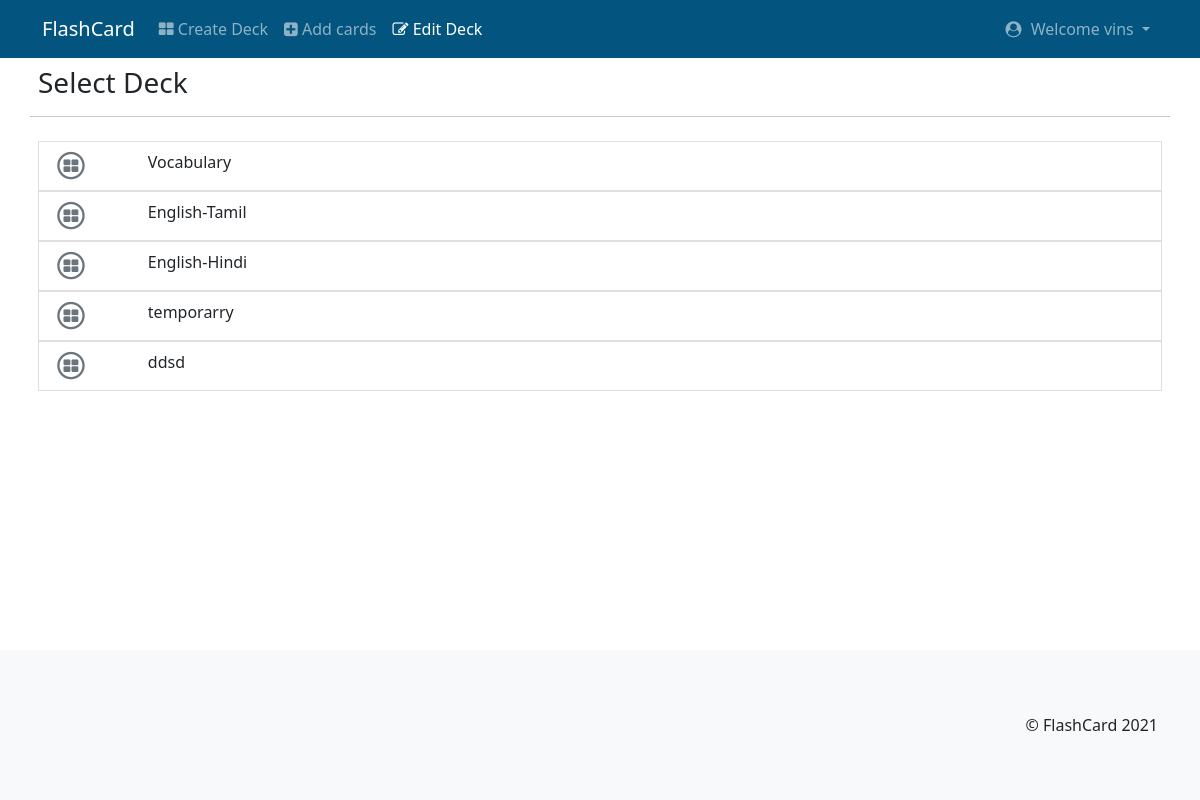
The page /dashboard/1/edit_deck (signed in) on the database its author committed.
### application/model.py (models this page shows)
class User(db.Model):
    __tablename__ = 'user'
    user_id = db.Column(db.Integer, autoincrement=True, primary_key=True)
    user_name = db.Column(db.String, unique=True, nullable=False)
    user_fullname = db.Column(db.String, nullable=False)
    user_email = db.Column(db.String, unique=True, nullable=False)
    user_password = db.Column(db.String, nullable=False)
    decks = db.relationship('UDecks', cascade='all,delete', backref='user')

class Deck(db.Model):
    __tablename__ = 'deck'
    d_id = db.Column(db.Integer, autoincrement=True, primary_key=True)
    d_name = db.Column(db.String, nullable=False)
    d_score = db.Column(db.Integer, default=0)
    d_review_time = db.Column(db.DateTime, default=None)
    cards = db.relationship('DCards', cascade='all,delete', backref='deck')

### application/controllers.py (the view)
@app.route("/dashboard/<int:userId>/edit_deck")
def edit_deck_page(userId):
    if loginService.LoginService().loggedin():
        return redirect('/')
    u1 = User.query.filter_by(user_id=userId).first()
    decks_name = get_details(u_id=userId, ret=1)
    return render_template("edit_deck_page.html", decks_name=decks_name, u1=u1,
                           notification=notification.NService().getMessage())

### application/controllers.py (called while the page is built, shortened)
def get_details(u_id=0, d_id=0, c_id=0, ret=0):
    if ret == 1:
        u = User.query.filter_by(user_id=u_id).first()
        user_decks_ids = [i.d_id for i in u.decks]
        user_decks = {}
        for i in user_decks_ids:
            d = Deck.query.filter_by(d_id=i).first()
            user_decks[d.d_id] = [d.d_name, d.d_score,
                                  d.d_review_time.strftime('%c') if d.d_review_time is not None else '', len(d.cards)]
        return user_decks

### application/loginService.py (called while the page is built)
    def loggedin(self):
        return self.SESSION_ID == 0

### application/notification.py (called while the page is built)
    def getMessage(self):
        if len(self.M_TO_BE_SHOWN) > 0:
            return self.M_TO_BE_SHOWN.pop(0)
        else:
            return ""

### templates/edit_deck_page.html (shortened to what this page needs)
<!DOCTYPE html>
<html lang="en">
<head>
    <link rel="stylesheet" type="text/css" href="{{ url_for('static', filename='bootstrap/css/bootstrap.min.css') }}"/>
    <link rel="stylesheet" type="text/css" href="{{ url_for('static', filename='style.css') }}"/>
    <link rel="stylesheet" type="text/css" href="{{ url_for('static', filename='fontawesome/font-awesome.min.css') }}"/>
</head>
<body>
<nav class="navbar navbar-expand-lg navbar-dark " style="background-color: #03557f">
    <div class="container">
        <a class="navbar-brand" href="/dashboard/{{ u1.user_id }}">FlashCard</a>
        <div class="collapse navbar-collapse" id="navbarSupportedContent">
            <ul class="navbar-nav me-auto mb-2 mb-lg-0">
                <li class="nav-item">
                    <a class="nav-link " aria-current="page" href="/dashboard/{{ u1.user_id }}/create_deck">
                        <i class="fa fa-th-large"></i> Create Deck</a>
                </li>
                <li class="nav-item">
                    <a class="nav-link" href="/dashboard/{{ u1.user_id }}/add_cards">
                        <i class="fa fa-plus-square"></i> Add cards</a>
                </li>
                <li class="nav-item">
                    <a class="nav-link active" href="/dashboard/{{ u1.user_id }}/edit_deck">
                        <i class="fa fa-edit"></i> Edit Deck</a>
                </li>
            </ul>
            <ul class="navbar-nav  mb-2 mb-lg-0">
                <li class="nav-item dropdown">
                    <a class="nav-link dropdown-toggle" href="#" id="navbarDropdownMenuLink" role="button"
                       data-bs-toggle="dropdown" aria-expanded="false">
                        <i class="fa fa-user-circle" style="margin: 5px"> </i> Welcome {{ u1.user_name }}
                    </a>
                </li>
            </ul>
        </div>
    </div>
</nav>
<div class="container flash-card-main-body">
    <div class="row">
        <div class="p-md-2 ">
            <h3> Select Deck </h3>
        </div>
        <hr>
        <div class="col-lg p-lg-2">
            <ul class="list-group">
                {% for i in decks_name %}
                    <a href="/dashboard/{{ u1.user_id }}/edit_deck/{{ i }}" style="text-decoration: none;">
                        <li class="list-group-item list-group-item-action">
                            <div class="row">
                                <div class="col-md-1 text-muted">
                                    <span class="fa-stack">
                                        <i class="fa fa-circle-thin fa-stack-2x"></i>
                                        <i class="fa fa-th-large fa-stack-1x"></i>
                                    </span>
                                </div>
                                <div class="col-md-11">
                                    {{ decks_name[i][0] }}
                                </div>
                            </div>
                        </li>
                    </a>
                {% endfor %}
            </ul>
        </div>
    </div>
</div>
<nav class="navbar navbar-expand-lg navbar-light bg-light" style="height: 150px">
    <div class="container">
        <div class="pull-right">
            © FlashCard 2021
        </div>
    </div>
</nav>
</body>
</html>

### static/style.css (style rules this page uses)
.flash-card-main-body { min-height: calc(100vh - 208px) !important; }

### rows shown on the page
User: user_name "vins"
Deck: d_name "Vocabulary"
Deck: d_name "English-Tamil"
Deck: d_name "English-Hindi"
Deck: d_name "temporarry"
Deck: d_name "ddsd"
